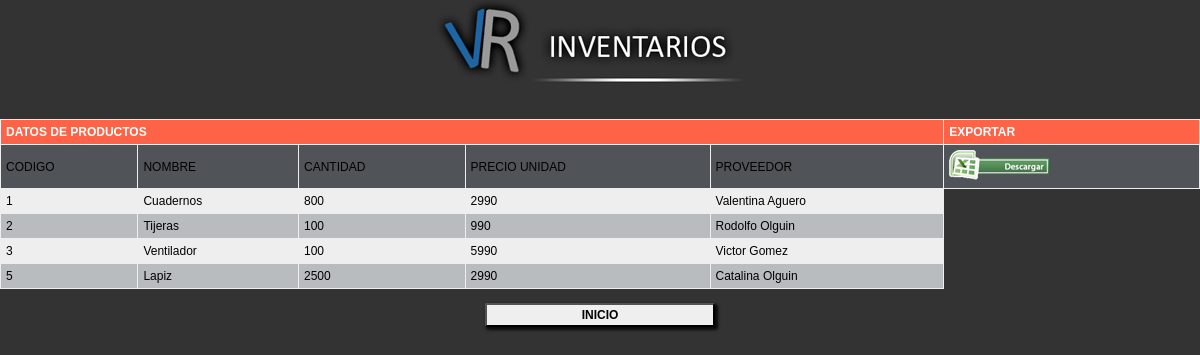
The page /listaproductos.php on the database its author committed.
### tables this page shows
CREATE TABLE `productos` (
  `cod_prod` int(5) NOT NULL,
  `nom_prod` varchar(20) NOT NULL,
  `cant_prod` int(20) NOT NULL,
  `prec_prod` int(20) NOT NULL,
  `prov_prod` varchar(50) NOT NULL
);

### listaproductos.php (the view, shortened to what this page needs)
<!DOCTYPE html>
<html>
<head>
	<center><IMG SRC="./img/vr.jpg"><H1></center>
	<link type="text/css" href="./css/style2.css" rel="stylesheet" />
</head>
<font face="Arial, Helvetica, sans-serif">
<body bgcolor="#333333">
	<center>
		<table border="0">
			<thead>
				<tr bgcolor="#CCCCCC">
				<th colspan="5">DATOS DE PRODUCTOS</th>
				<th colspan="1">EXPORTAR</th>
				</tr>
			</thead>
				<tbody>
					<tr bgcolor="#505458">
						<td>CODIGO</td>
						<td>NOMBRE</td>
						<td>CANTIDAD</td>
						<td>PRECIO UNIDAD</td>
						<td>PROVEEDOR</td>
						<td><a href="excel.php"><img src="./img/excel.png" border="0"></a></td>
					</tr>
					<?php
							$con=conectar();
							$query="SELECT cod_prod,nom_prod,prec_prod,prov_prod, SUM(cant_prod) AS Total FROM productos GROUP BY cod_prod";
							$resultado= $con->query($query);
							while($row= $resultado->fetch_assoc()){
							?>
							<tr bgcolor="#B9BCBF">
								<td><?php echo $row['cod_prod'];?></td>
								<td><?php echo $row['nom_prod'];?></td>
								<td><?php echo $row['Total'];?></td>
								<td><?php echo $row['prec_prod'];?></td>
								<td><?php echo $row['prov_prod'];?></td>
							</tr>
							<?php
							}
							?>
				</tbody>
		</table>
				<br>
		<center>
				<form action="inicio.html">
				<td colspan="10" align="center"><input type="submit" value="INICIO" onclick="inicio.html"></td>
				</form>
		</center>
	</center>
</body>
</font>
</html>

### css/style2.css (style rules this page uses)
body { background:#333333; font-family:Arial, Helvetica, sans-serif; font-size:12px; margin: 0; }
input { border-radius:2px; box-shadow: 2px 2px 3px 1px rgba(0,0,0,.8); font:bold 12px Arial, Helvetica, sans-serif; height: 24px; line-height: 20px; padding:0 2px; width: 230px; }
form,p { margin:0; }
table { width: 100%; border-collapse:collapse; }
th, td { border:solid 1px #eee; padding: 5px; }
th { background-color:tomato; color:white; text-align:left; }
tr:nth-child(even) { background-color: #eee; cursor:pointer; }

### rows shown on the page
productos: cod_prod "1", nom_prod "Cuadernos", Total "800", prec_prod "2990", prov_prod "Valentina Aguero"
productos: cod_prod "2", nom_prod "Tijeras", Total "100", prec_prod "990", prov_prod "Rodolfo Olguin"
productos: cod_prod "3", nom_prod "Ventilador", Total "100", prec_prod "5990", prov_prod "Victor Gomez"
productos: cod_prod "5", nom_prod "Lapiz", Total "2500", prec_prod "2990", prov_prod "Catalina Olguin"
